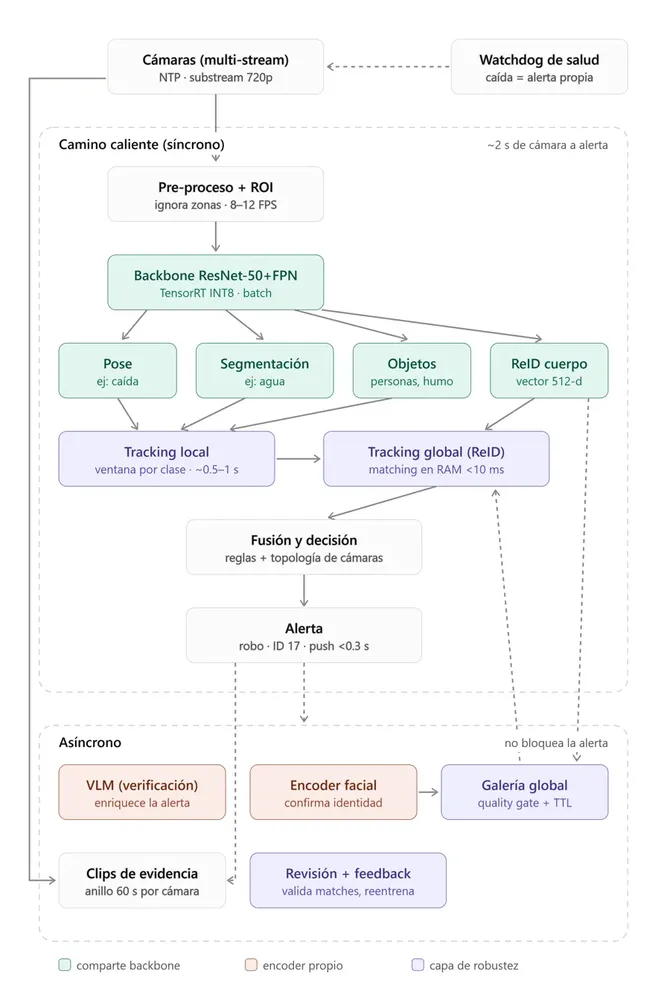
#> input picture horus/Arquitectura.webp, 667 x 1000 px, shrunk from 896 x 1344 before the run
$ python -i preproceso_roi.py   (imports and definitions only)
#> lines starting #> are read from the running program, lines starting #| are printed output that depends on the picture
#> further down, picture is the input picture: shape (1000, 667, 3); mean B, G, R 247.9, 247.2, 246.4
from __future__ import annotations

import json
from dataclasses import dataclass, field
from pathlib import Path
from typing import Dict, List, Optional, Sequence, Tuple

import numpy as np
import cv2


_GRIS_NEUTRO: Tuple[int, int, int] = (114, 114, 114)


@dataclass
class ROIZone:
    puntos: List[Tuple[int, int]]
    modo: str = "exclude"

    # [5 lines left out: function __post_init__, not called in this run]


@dataclass
class CameraConfig:
    camera_id: str
    zonas: List[ROIZone] = field(default_factory=list)
    clahe: bool = False
    denoise: bool = False

    fill: Optional[Tuple[int, int, int]] = None


# [55 lines left out: functions cargar_config_zonas, construir_roi_mask, aplicar_roi, not called in this run]


def realce_clahe(frame_bgr: np.ndarray) -> np.ndarray:

    lab = cv2.cvtColor(frame_bgr, cv2.COLOR_BGR2LAB)
#> lab: shape (1000, 667, 3); mean of channels 0, 1, 2 247.8, 127.9, 127.6
    l, a, b = cv2.split(lab)
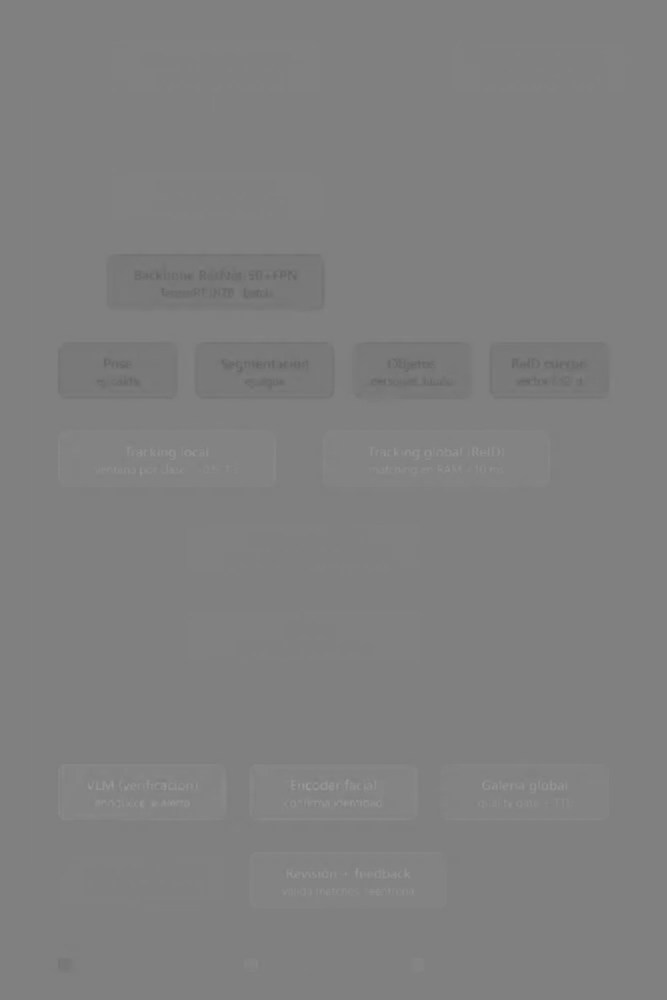
#> a: shape (1000, 667); min 102, max 155, mean 127.9
    l = cv2.createCLAHE(clipLimit=2.0, tileGridSize=(8, 8)).apply(l)
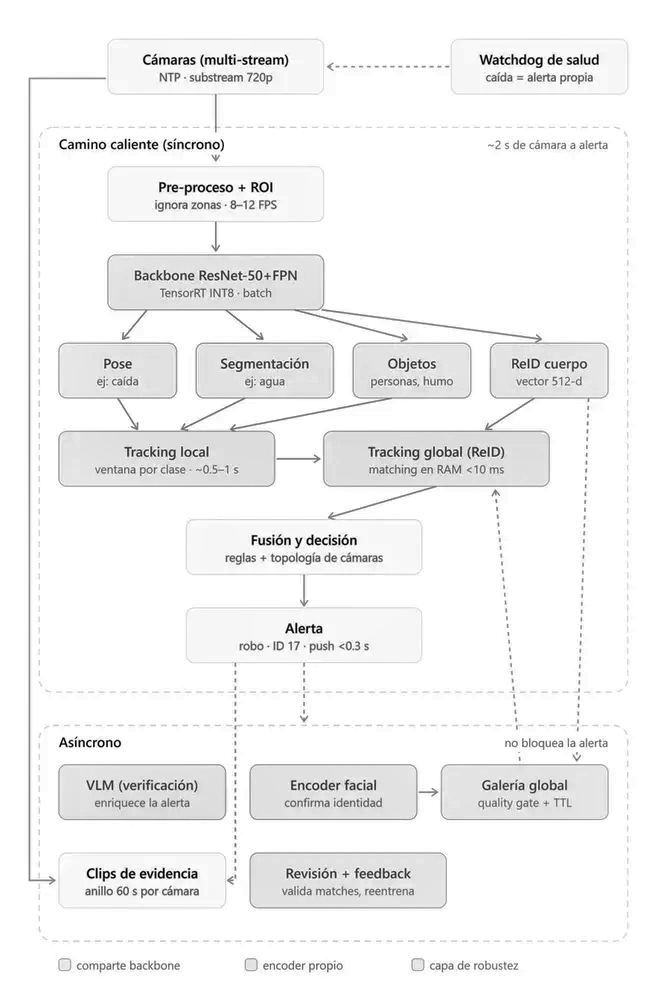
#> l: shape (1000, 667); min 1, max 255, mean 243.6
    return cv2.cvtColor(cv2.merge((l, a, b)), cv2.COLOR_LAB2BGR)
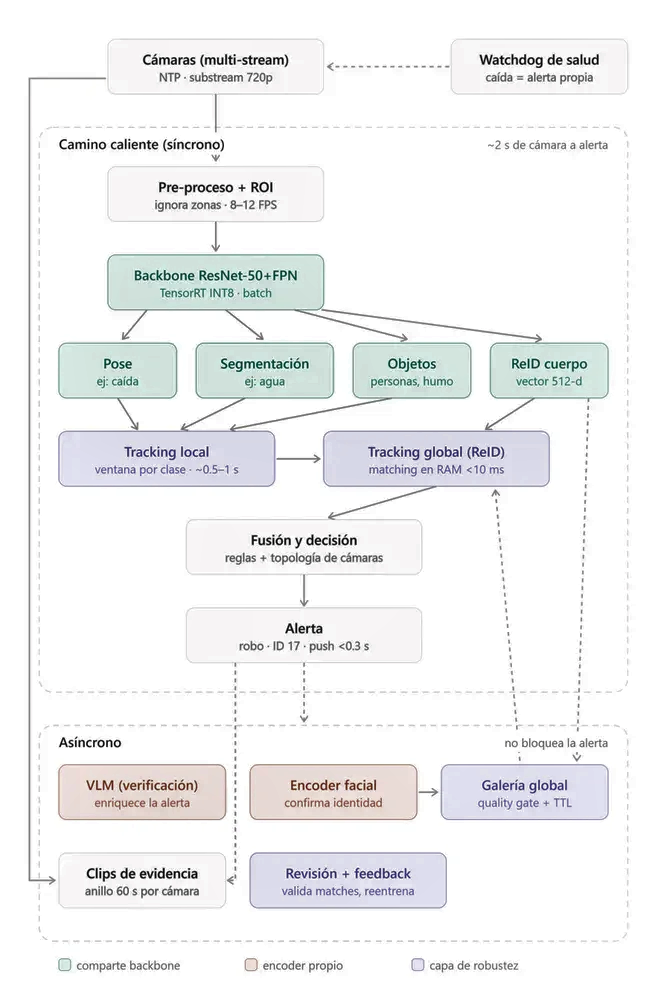
#> returned value: shape (1000, 667, 3); mean B, G, R 243.3, 242.6, 241.9


def denoise_suave(frame: np.ndarray) -> np.ndarray:

    return cv2.GaussianBlur(frame, ksize=(3, 3), sigmaX=0.0)


class PreprocesadorROI:

    # [45 lines left out: functions __init__, _get_mask, procesar, procesar_con_mask, not called in this run]


# [28 lines not run here, left out]

>>> import cv2
>>> picture = cv2.imread('../Arquitectura.webp')
>>> result = realce_clahe(picture)
